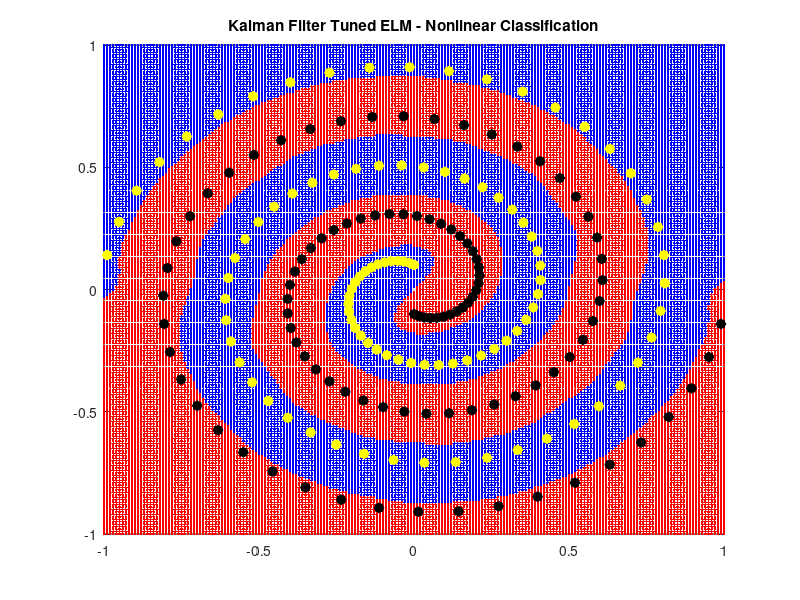

Write the MATLAB code that produced this figure.
%% Kalman Filter Tuned Extreme Learning Machine
% Written By: Rasit
% 30-Jul-2024
clc, clear all, close all;
%% Nonlinear Classification
% Create Data Spiral Data
B = 5;
N = 2e2;
Tall = [];
for i = 1:N/2
    theta = pi/2 + (i-1)*[(2*B-1)/N]*pi;
    Tall = [Tall, [theta*cos(theta); theta*sin(theta)]];
end
Tall = [Tall, -Tall];
Tmax = pi/2 + [(N/2-1)*(2*B-1)/N]*pi;
xtrain = [Tall]'/Tmax;
ytrain = [-ones(1, N/2), ones(1, N/2)]';

NoD = length(xtrain);
NumberOfNeuron = 100;  % Number of Neurons

input_w = 2*randn(NumberOfNeuron, size(xtrain, 2));  % generate random input weights
H = tanh(xtrain * input_w');  % TanH Activation Function

%% Kalman Filter Based ELM 
output_w = rand(size(H, 2), 1);  % Initial state vector for Kalman filter (ELM Weight)
P = 1e6*eye(size(H, 2));   % Initial error covariance matrix
Q = 1e-3*eye(size(H, 2));  % Process noise covariance matrix
R = 1e-2;  % Measurement noise covariance

xtest = []; % Test Input
ytest = []; % Test Output
for t1 = -1:1e-2:1
    for t2 = -1:1e-2:1
        xtest = [xtest; [t1, t2]];
    end
end

figure('units', 'normalized', 'color', 'w')
for k = 1:NoD
    % Kalman Filter Prediction Phase
    h_k = H(k, :)';      % Output Selection Matrix
    z_k = ytrain(k, :);  % Measurement

    % Correction Phase
    K = (P*h_k)/(h_k'*P*h_k+R); % Compute Kalman Gain
    output_w = output_w+K*(z_k-h_k'*output_w);  % Update state estimate
    P = (eye(size(P))-K*h_k')*P+Q;  % Update error covariance

    % ELM ~ Prediction
    Ht = tanh(xtest * input_w'); % ELM Hidden Layer
    ytest = sign(Ht * output_w); % ELM Output

    % Plot Result
    clf
    plot(xtest(ytest == +1, 1), xtest(ytest == +1, 2), 'r.'), hold on, grid on
    plot(xtest(ytest == -1, 1), xtest(ytest == -1, 2), 'b.')

    plot(xtrain(ytrain == +1, 1), xtrain(ytrain == +1, 2), 'k*', 'LineWidth', 5)
    plot(xtrain(ytrain == -1, 1), xtrain(ytrain == -1, 2), 'y*', 'LineWidth', 5)
    title('Kalman Filter Tuned ELM - Nonlinear Classification')
    drawnow
end
